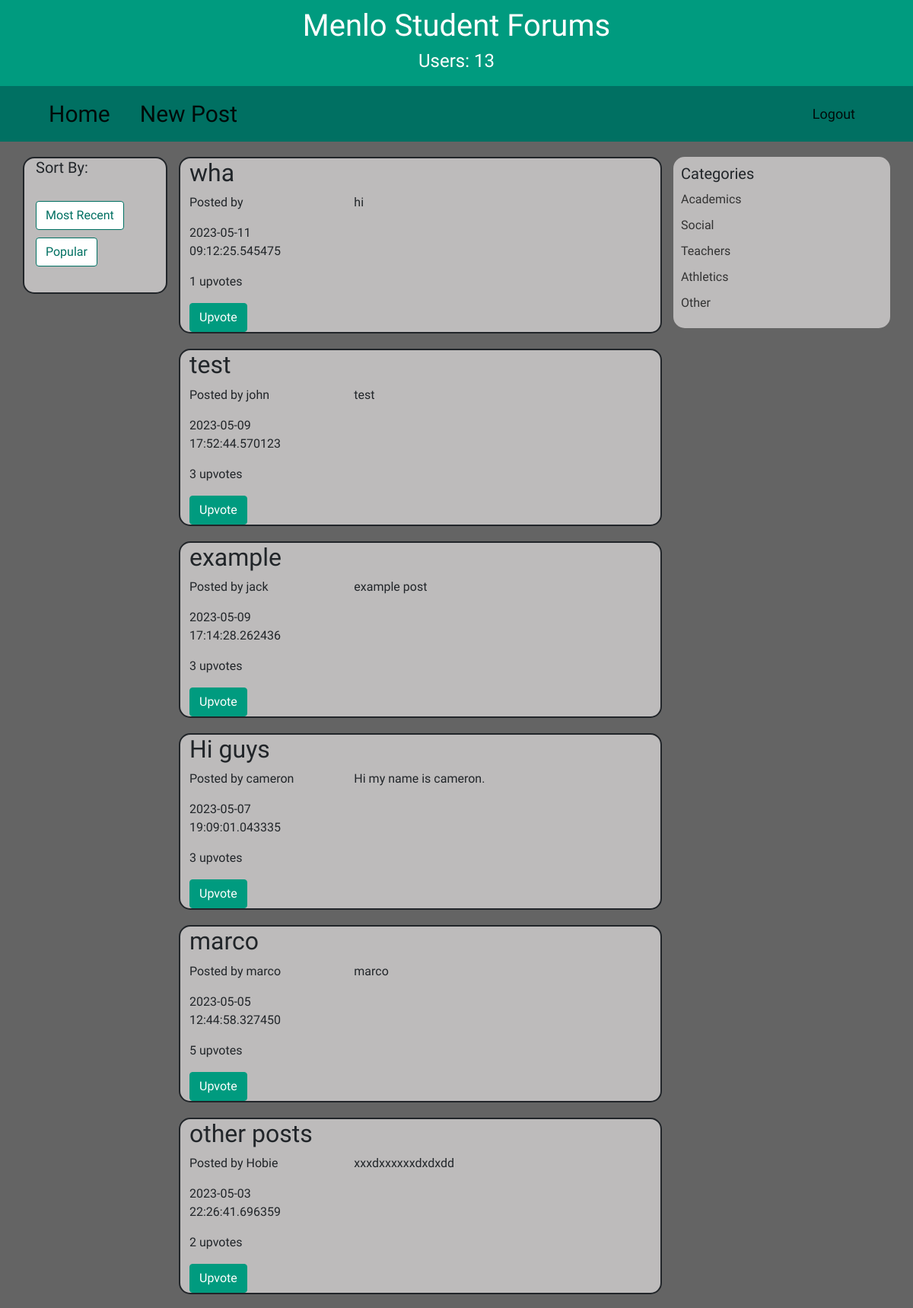
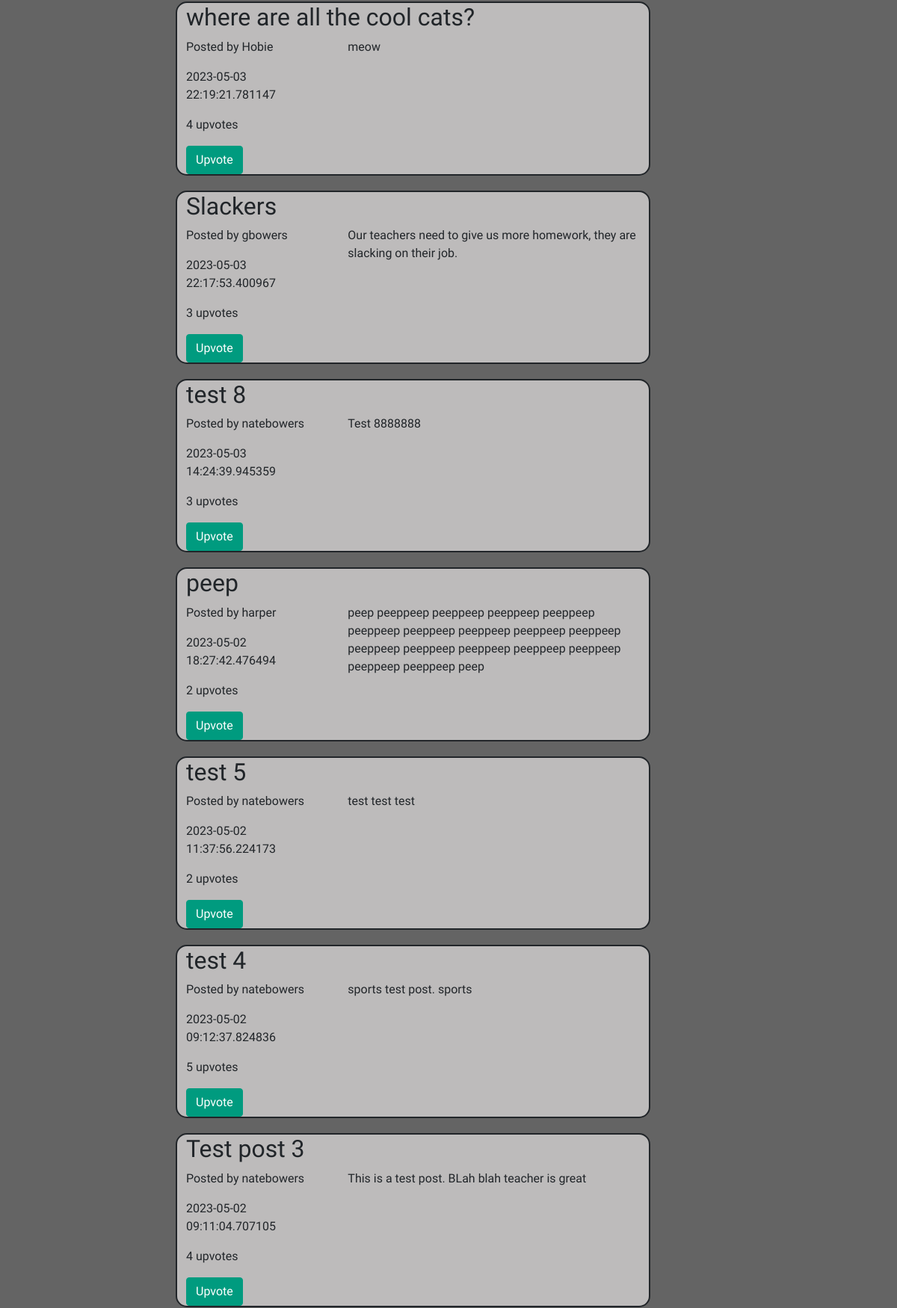
The app's page /home/recent (upper part) with its own data (2 pictures, top to bottom).
### models.py (models this page shows, shortened)
class Post(Base):
    __tablename__ = "posts"
    title = Column("title", TEXT, nullable=False)
    topic = Column("topic", TEXT, nullable=False)
    content = Column("content", TEXT, nullable=False)
    user_id = Column("user_id", TEXT, nullable=False)
    id = Column("id", INTEGER, primary_key=True, autoincrement=True)
    time = Column("time", TEXT, nullable=False)
    upvotes = relationship("Upvote", back_populates="post",overlaps="upvotes")
    upvoters = relationship("User", secondary="upvotes", primaryjoin="Post.id == Upvote.post_id", secondaryjoin="User.username == Upvote.upvoter_username", backref=backref("upvoted_posts", lazy="dynamic"),)
    @property
    def upvoted_usernames(self):
        return [user.username for user in self.upvoters]

### app.py (the view)
@app.route('/home/recent')
def recent():
    posts = db_session.query(Post).order_by(Post.time.desc()).all()
    session['count_users'] = db_session.query(User).count()
    session["page"]="recent"
    return render_template("home.html", posts=posts)

### templates/home.html (shortened to what this page needs)
{% set active_page = "home" %}
{% extends "base.html" %}
{% block content %}
<nav class="navbar navbar-expand-lg navbar-light">
    <div class="container">
      <a class="navbar-brand homenavbar nav-left-buttons" href="/home">Home</a>
      <a class="navbar-brand nav-left-buttons mr-auto" href="/newpost">New Post</a>
      <div class=" justify-content-end">
        <ul class="navbar-nav">
          <li class="nav-item ml-auto">
            <a class="navbar-brand" href="/logout">Logout {{session["username"]}}</a>
          </li>
        </ul>
      </div>
    </div>
  </nav>
<div class="container">
    <div class="row">
        <div class="col-md-2 sortby">
            <h4>Sort By:</h4>
            <br>
            <a class="btn btn-default" href="/home/recent">Most Recent</a>
            <br>
            <a class="btn btn-default" href="/home/popular">Popular</a>
        </div>
        <div class="col-md-7">
            {% for post in posts %}
                <div class="post" id="post{{post.id}}">
                    <h2 class="post-title">{{ post.title }}</h2>
                    <div class="row">
                        <div class="col-md-4">
                            <p class="post-info">Posted by {{ post.user_id }}</p>
                            <p>{{ post.time }}</p>
                            <p class="post-stats">{{ post.upvotes|length }} upvotes</p>
                            {%if session["username"] in post.upvoted_usernames%}
                                <button type="submit" class="btn btn-primary disabled-submit-button">Upvote</button>
                            {%else%}
                                <form method="POST" action="/upvote">
                                    <button type="submit" class="btn btn-primary upvote-btn">Upvote</button>
                                </form>
                            {%endif%}
                        </div>
                        <div class="col-md-8">
                            <div class="post-content">
                                <p>{{ post.content }}</p>
                            </div>
                        </div>
                    </div>
                </div>
            {% endfor %}
        </div>
        <div class="col-md-3 categories">
            <h3>Categories</h3>
            <ul>
                <li><a href="/home/academics">Academics</a></li>
                <li><a href="/home/social">Social</a></li>
                <li><a href="/home/teachers">Teachers</a></li>
                <li><a href="/home/athletics">Athletics</a></li>
                <li><a href="/home/other">Other</a></li>
            </ul>
        </div>
    </div>
</div>
{%endblock%}

### static/styles/style.css (style rules this page uses)
body { background-color: #646464; font-family: 'Jura', sans-serif; }
.btn-primary { background-color: #009B7F; border-color: #009B7F; }
.navbar { background-color: #007062; color: #FFFFFF; }
.navbar a { color: #FFFFFF; display: inline-block; padding: 2px 4px; border-radius: 5px; }
.nav-left-buttons { align-self: left; }
.homenavbar { padding-right: 3vw; }
.navbar-brand { font-family: 'Jura', sans-serif; font-size: 30px; color: #FFF; margin-left: 15px; }
.navbar-nav li a { font-size: 18px; color: #FFF; padding: 15px; }
.sortby h4 { font-family: 'Jura', sans-serif; font-size: 20px; }
.sortby a { margin-right: 10px; margin-bottom: 10px; background-color: #FFF; color: #007062; border-color: #007062; }
.sortby { border:#212529 2px solid; background-color: #bdbbbb; max-height: 180px; margin-top:20px; border-radius:15px; }
.post { border:#212529 2px solid; margin-top:20px; padding-left:1vw; border-radius: 15px; background-color: #bdbbbb; }
.post-content p { margin-bottom: 0; }
.categories { background-color: #bdbbbb; padding: 10px; margin-top: 20px; border-radius: 15px; max-height: 225px; }
.categories h3 { font-size: 20px; margin-top: 0; margin-bottom: 10px; }
.categories ul { list-style: none; padding: 0; margin: 0; }
.categories li { margin-bottom: 10px; }
.categories a { color: #333333; text-decoration: none; }

### records on screen
Post: title "wha", time "2023-05-11 09:12:25.545475", upvotes|length "1", content "hi"
Post: title "test", user_id "john", time "2023-05-09 17:52:44.570123", upvotes|length "3", content "test"
Post: title "example", user_id "jack", time "2023-05-09 17:14:28.262436", upvotes|length "3", content "example post"
Post: title "Hi guys", user_id "cameron", time "2023-05-07 19:09:01.043335", upvotes|length "3", content "Hi my name is cameron."
Post: title "marco", user_id "marco", time "2023-05-05 12:44:58.327450", upvotes|length "5", content "marco"
Post: title "other posts", user_id "Hobie", time "2023-05-03 22:26:41.696359", upvotes|length "2", content "xxxdxxxxxxdxdxdd"
Post: title "where are all the cool cats?", user_id "Hobie", time "2023-05-03 22:19:21.781147", upvotes|length "4", content "meow"
Post: title "Slackers", user_id "gbowers", time "2023-05-03 22:17:53.400967", upvotes|length "3", content "Our teachers need to give us more homework, they are slacking on their job."
Post: title "test 8", user_id "natebowers", time "2023-05-03 14:24:39.945359", upvotes|length "3", content "Test 8888888"
Post: title "peep", user_id "harper", time "2023-05-02 18:27:42.476494", upvotes|length "2", content "peep peeppeep peeppeep peeppeep peeppeep peeppeep peeppeep peeppeep peeppeep peeppeep peeppeep peeppeep peeppeep peeppeep peeppeep peeppeep peeppeep peep"
Post: title "test 5", user_id "natebowers", time "2023-05-02 11:37:56.224173", upvotes|length "2", content "test test test"
Post: title "test 4", user_id "natebowers", time "2023-05-02 09:12:37.824836", upvotes|length "5", content "sports test post. sports"
Post: title "Test post 3", user_id "natebowers", time "2023-05-02 09:11:04.707105", upvotes|length "4", content "This is a test post. BLah blah teacher is great"

### other values on screen
{{ session["count_users"] }} "13"
